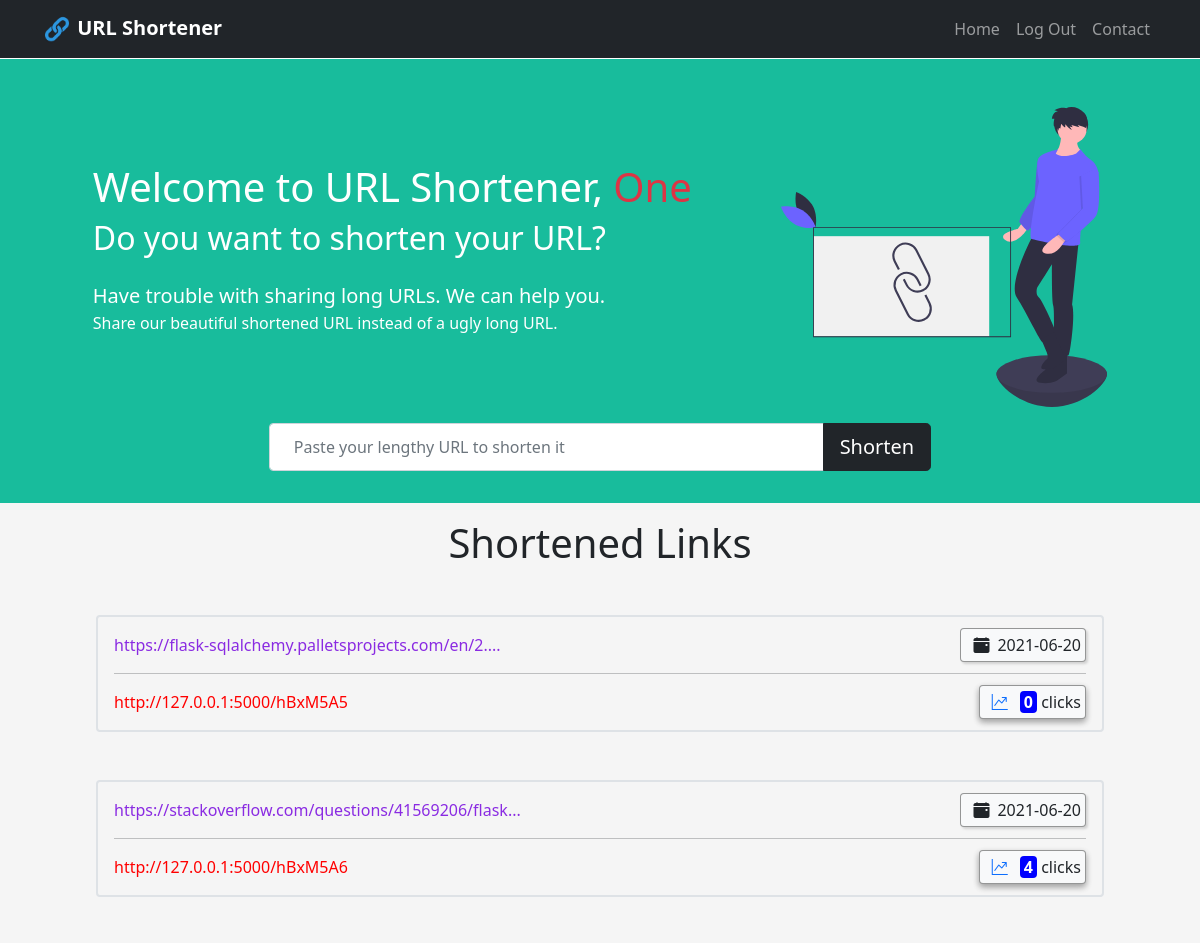
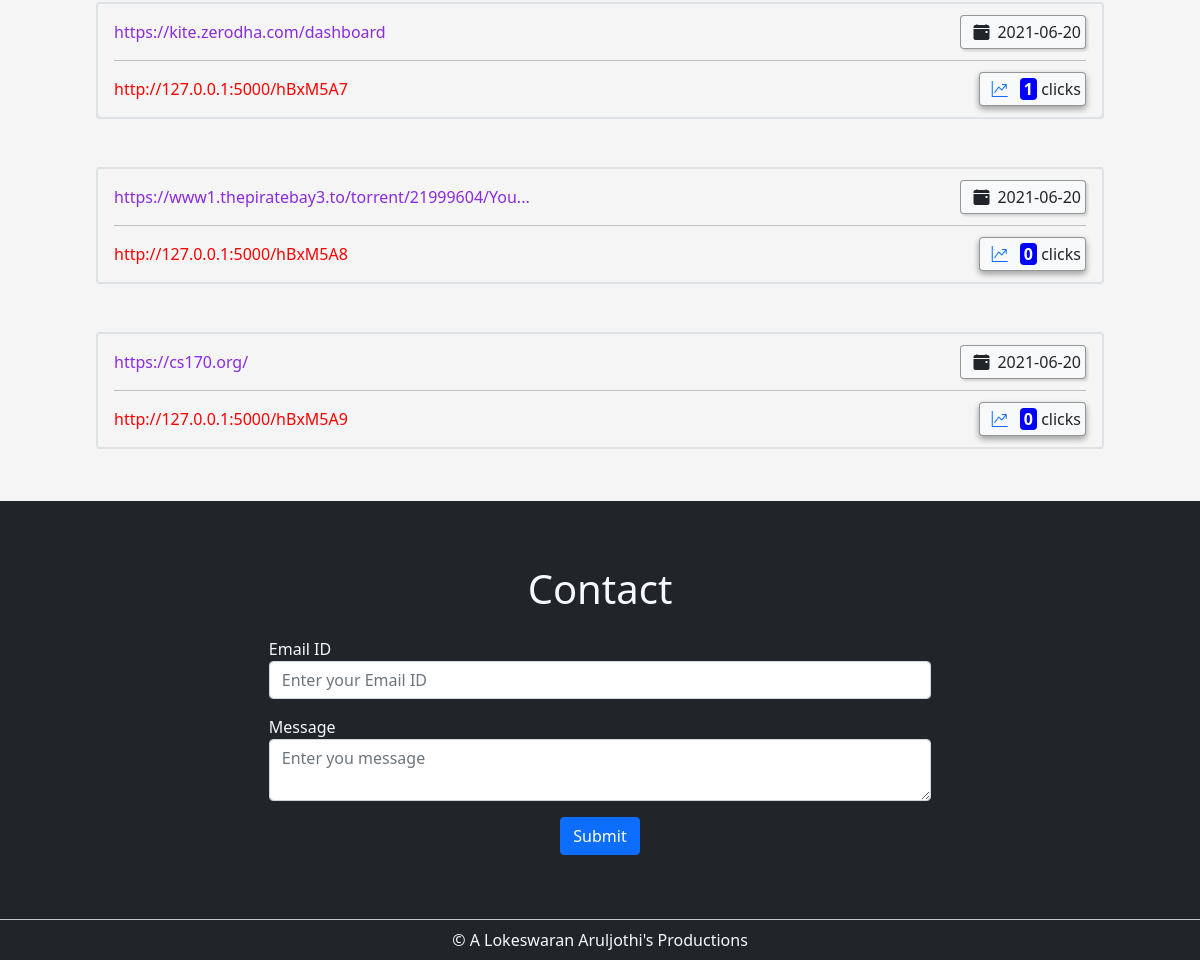
Screenshot of / (signed in) with the database file from the repository (2 pictures, top to bottom).
### url/models.py (models this page shows, shortened)
class User(db.Model,UserMixin):
    id = db.Column(db.Integer, primary_key=True)
    username = db.Column(db.String(80),nullable=False,index=True)
    email = db.Column(db.String(120), unique=True, nullable=False,index=True)
    password = db.Column(db.String(256))
    urls = db.relationship('Urls',backref='user',lazy=True,uselist=False)

class Urls(db.Model):
    id = db.Column(db.Integer, primary_key=True)
    shorturl = db.Column(db.String(50),unique=True,index=True)
    longurl = db.Column(db.String(250),unique=True,index=True)
    date = db.Column(db.DateTime,nullable=False,default=datetime.utcnow)
    click = db.Column(db.Integer)
    user_email = db.Column(db.String(120),db.ForeignKey('user.email'),nullable=False)

### url/__init__.py (the view, shortened to what this page needs)
@app.route('/', methods=['GET', 'POST'])
def index():
    all_urls = request.args.get('all_urls')
    if current_user.is_authenticated:
        print('authenticated\n',current_user.email)
        all_urls=Urls.query.filter_by(user_email=current_user.email).all()
    shorturl=request.args.get('shorturl')
    return render_template("index.html",user=current_user,shorturl=shorturl,all_urls=all_urls)

### url/models.py (called while the page is built)
@login_manager.user_loader
def load_user(user_id):
    return User.query.get(user_id)

### url/templates/index.html (shortened to what this page needs)
{% extends "layout.html" %}
{% block content %}
<section
class="text-center p-sm-5 p-3 text-center text-light text-sm-start pb-lg-0 greenbg"
>
<div class="-fuild-fuild">
    <div
    class="
    d-flex
    flex-column flex-sm-row
    justify-content-around
    align-items-center
    "
    >
    <div class="text-white">
        {% if user.is_authenticated   %}
            <h1>Welcome to URL Shortener,<span class="text-danger"> {{user.username}}</span></h1>
            <h2 class="mb-0">Do you want to shorten your URL?</h2>
            <br />
            <p class="lead mb-0">
                Have trouble with sharing long URLs. We can help you.
            </p>
            <p class="lead-sm">
            Share our beautiful shortened URL instead of a ugly
            long URL.</p>
        {% endif %}
    </div>
    <img
    src="../static/first.svg"
    alt=""
    class="img-fuild"
    height="300px"
    />
</div>
    </div>
</section>
<section class="px-sm-5 greenbg p-3">
    <div class="container-fuild">
        <form method="POST">
            <div class="input-group mb-3 shorturlbox">
                <input name="longurl" type="text" class="form-control px-4" placeholder="Paste your lengthy URL to shorten it" autofocus>
                <button class="btn btn-dark btn-lg" type="submit" id="button-addon2">Shorten</button>
            </div>
        </form>
    </div>
</section>
{% if all_urls %}
<section class="px-md-5 pt-3 pb-1" style="background-color: whitesmoke;">
    <h1 class="text-center">Shortened Links</h1>
    {% for url in all_urls %}
    <div class="border border-2 rounded m-md-5 m-3 p-3">
        <div class="position-relative d-block d-lg-flex align-items-center justify-content-between">
            <div>
                <a class="longed text-break" target="_blank" href="{{url.longurl}}">{{url.longurl[0:50]}}{% if url.longurl[51] %}...{% endif %}</a>
            </div>
            <div id="date" class="position-absolute  top-50 end-0 translate-middle-y text-center rounded p-1 bg-light " style="box-shadow: rgba(0, 0, 0, 0.15) 1.95px 1.95px 2.6px; border:0.5px solid rgba(0,0,0,0.4)"><i class="bi bi-calendar-event-fill  px-2"></i>{{url.date.strftime('%Y-%m-%d') }}
            </div>
        </div>
        <hr/>
        <div class="position-relative d-flex align-items-center justify-content-between">
            <div>
                <a class="shorted text-break" target="_blank" href="{{url.shorturl}}">{{url.shorturl}}</a>
            </div>
            <div class="position-absolute  top-50 end-0 translate-middle-y text-center rounded p-1 bg-light"  style="box-shadow: rgba(0, 0, 0, 0.16) 0px 3px 6px, rgba(0, 0, 0, 0.23) 0px 3px 6px; border:0.5px solid rgba(0,0,0,0.4)"><i class="bi bi-graph-up text-primary px-2"></i> <span class="rounded px-1 my-1 fw-bold" style="background-color: blue; color:white;">{{url.click}}</span> clicks</div>
        </div>
    </div>
    {% endfor %}
    {% endif %}
</section>
<section class="p-5 bg-dark text-light" style="background-color: whitesmoke;">
    <h1 class="p-3 text-center" id="contact">Contact</h1>
    <div class="container-fuild">
        <form  method="POST">
            <div class="form-group mb-3 shorturlbox">
                <label for="user_email">Email ID</label>
                <input type="email" class="form-control" name="user_email" id="email" placeholder="Enter your Email ID" required>
            </div>
            <div class="form-group mb-3 shorturlbox">
                <label for="user_message">Message</label>
                <textarea class="form-control" name="user_message" placeholder="Enter you message" required></textarea>
            </div>
            <div class="form-group mb-3 shorturlbox text-center">
                <button type="submit" class="btn btn-primary">Submit</button>
            </div>
        </form>
    </div>
</section>
<hr style="border: 1px solid black width=100%;" class="bg-dark m-0">
<footer class="px-5 py-2 bg-dark ">
    <div class="container">
        <p class=" m-0 text-center text-light align-items-center">&COPY; <a class="text-light linkedin" href="https://www.linkedin.com/in/lokeswaran-aruljothi/" target="_blank">A Lokeswaran Aruljothi</a>'s Productions</p>
    </div>
</footer>
{% endblock %}

### url/templates/layout.html (shortened to what this page needs)
<!DOCTYPE html>
<html lang="en">
    <head>
        <link
            href="https://cdn.jsdelivr.net/npm/bootstrap@5.0.1/dist/css/bootstrap.min.css"
            rel="stylesheet"
        />
        <link
            rel="stylesheet"
            href="https://cdn.jsdelivr.net/npm/bootstrap-icons@1.3.0/font/bootstrap-icons.css"
        />
        <link rel="stylesheet" href="../static/index.css">
    </head>
    <body>
        <nav class="navbar navbar-expand-md navbar-dark bg-dark fixed-top">
            <div class="container">
                <a class="navbar-brand fw-bold" href="{{url_for('index')}}"
                    ><img src="../static/icon.png" width="30" alt="" /> URL
                    Shortener</a
                >
                <div
                    class="collapse navbar-collapse justify-content-end "
                    id="navbarNavDropdown"
                >
                    <ul class="navbar-nav">
                        <li class="nav-item">
                            <a class="nav-link" href="{{url_for('index')}}">Home</a>
                        </li>
                        {% if user.is_authenticated %}
                        <li class="nav-item">
                            <a class="nav-link" href="{{url_for('logout')}}">Log Out</a>
                        </li>
                        <li class="nav-item">
                            <a class="nav-link" href="#contact">Contact</a>
                        </li>
                        {% endif %}
                    </ul>
                </div>
            </div>
        </nav>
        {% block content %}
        {% endblock %}
    </body>
</html>

### url/static/index.css (style rules this page uses)
body::before { display: block; height: 59px; content: ''; }
a { text-decoration: none; color: black; }
#date { z-index: 10; }
a.longed { color: blueviolet; }
a.shorted { color: red; }
.greenbg { background-color: #18bc9c; }
.shorturlbox { width: 60%; margin: auto; }
.linkedin { text-decoration: none; }
hr { border: 0; height: 0px !important; border-top: 0.5px solid rgba(0, 0, 0, 0.1) !important; }

### rows the page displays
User: username "One"
Urls: longurl "https://flask-sqlalchemy.palletsprojects.com/en/2.", date "2021-06-20", shorturl "http://127.0.0.1:5000/hBxM5A5", click "0"
Urls: longurl "https://stackoverflow.com/questions/41569206/flask", date "2021-06-20", shorturl "http://127.0.0.1:5000/hBxM5A6", click "4"
Urls: longurl "https://kite.zerodha.com/dashboard", date "2021-06-20", shorturl "http://127.0.0.1:5000/hBxM5A7", click "1"
Urls: longurl "https://www1.thepiratebay3.to/torrent/21999604/You", date "2021-06-20", shorturl "http://127.0.0.1:5000/hBxM5A8", click "0"
Urls: longurl "https://cs170.org/", date "2021-06-20", shorturl "http://127.0.0.1:5000/hBxM5A9", click "0"
